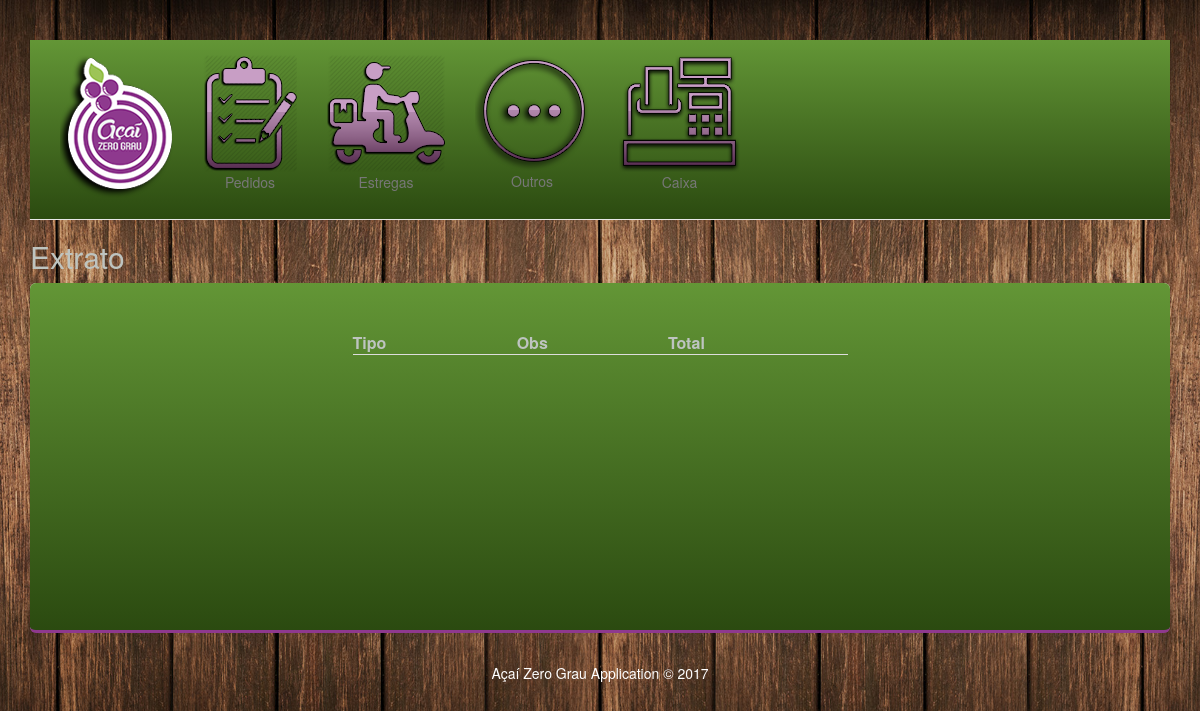
The app's page /caixa/extrato/, older data.
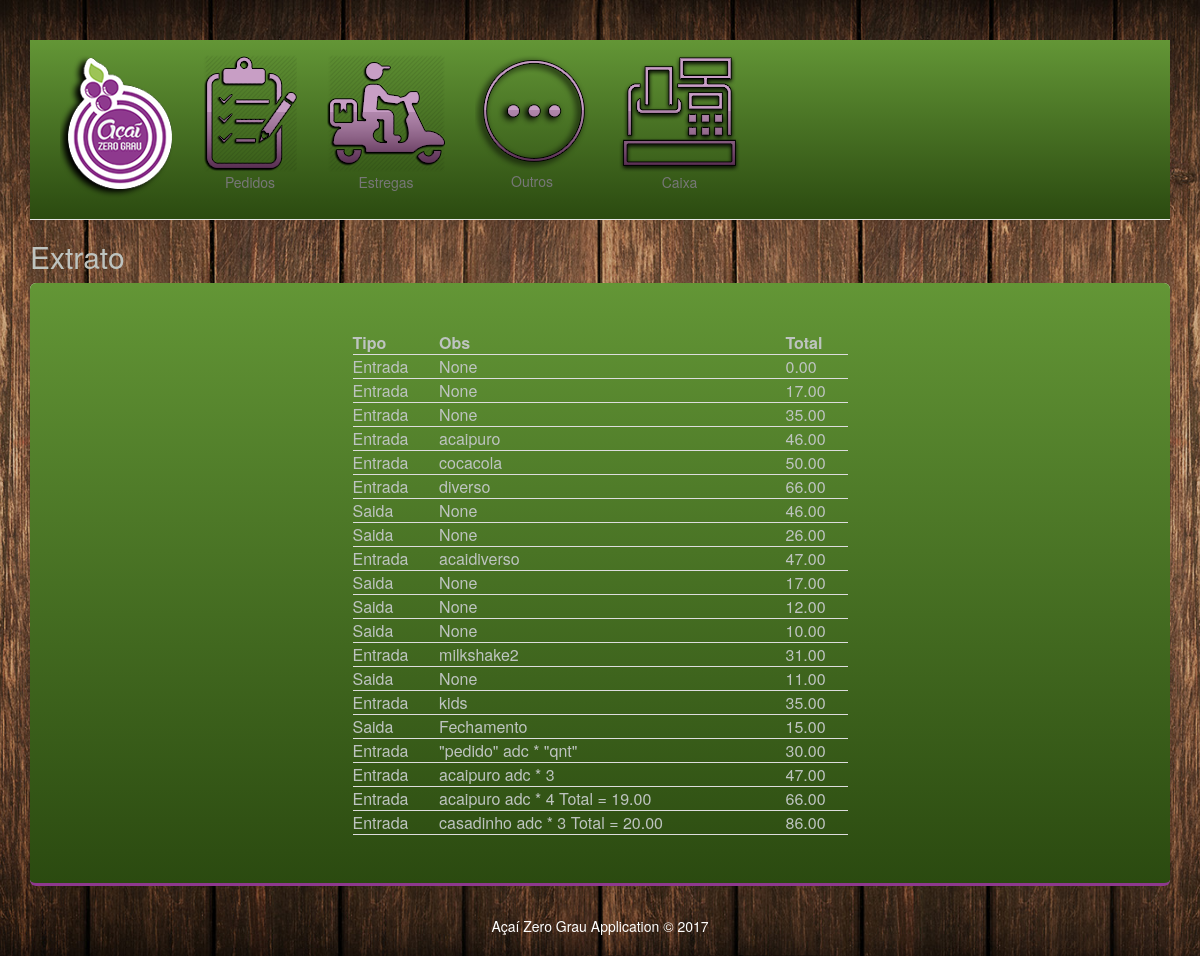
The same page, newer data.
### caixa/models.py (models this page shows, shortened)
class caixa(models.Model):
    tipo = models.CharField(max_length= 10, default="Entrada")
    obs = models.CharField(max_length= 200, null=True, blank=True)
    data = models.DateTimeField(default=datetime.datetime.now())
    total = models.DecimalField(max_digits=10, decimal_places=2)

### caixa/views.py (the view)
def extrato(request):
    hoje = datetime.date.today()
    caixas = caixa.objects.filter(data__contains=hoje)
    return render(request, 'extrato.html', {'title':'Extrato', 'caixas':caixas})

### caixa/templates/extrato.html
﻿{% extends 'base.html' %}
{% block body %}
<div class="row">
    <div class="col-md-6 col-md-offset-3">
        <table>
            <tr>
                <th>Tipo</th>
                <th>Obs</th>
                <th>Total</th>
            </tr>
            {% for caixa in caixas %}
            <tr>
                <td>{{caixa.tipo}}</td>
                <td>{{caixa.obs}}</td>
                <td>{{caixa.total}}</td>
            </tr>
            {% endfor %}
        </table>
    </div>
</div>
{% endblock %}

### home/templates/base.html (shortened to what this page needs)
﻿<!DOCTYPE html>
<html lang="pt">
  <head>
{%block head %}
{% load staticfiles %}
    <link rel="stylesheet" href="{% static '/app/content/cssacai1.css' %}" />
    <link rel="stylesheet" href="{% static '/app/content/bootstrap.min.css' %}" />
    <link rel="stylesheet" href="{% static 'app/content/ie10-viewport-bug-workaround.css' %}" />
    <link rel="stylesheet" href="{% static '/app/content/navbar.css' %}" />
</head>
<body>
    <div class="container">
        <nav class="mynavbar navbar-default navbar-static-top">
            <div class="container-fluid">
                <div class="navbar-header">
                    <a class="navbar-brand" href="/"><img src="../../static/app/img/logoacai2.png"/></a>
                </div>
                <div id="navbar" class="collapse navbar-collapse ">
                    <ul class="nav navbar-nav">
                        <li><a href="/pedidos"><img src="../../static/app/img/pedidosacai.png" /><center>Pedidos</center></a></li>
                        <li><a href="/entregas"><img src="../../static/app/img/entregasacai.png" /><center>Estregas</center></a></li>
                        <li><a href="/outros"><img src="../../static/app/img/outrosacai.png" /><center>Outros</center></a></li>
                        <li><a href="/caixa"><img src="../../static/app/img/caixaacai.png" /><center>Caixa</center></a></li>
                    </ul>
                </div>
            </div>
        </nav>
        <h2>{{title}}</h2>
        {% endblock %}
        <div class="myjumbotron jumbotron">
            {% block body %}
            {% endblock %}
        </div>
   </div>
        <footer>
            <center>Açaí Zero Grau Application &copy; 2017</center>
        </footer>
</body>
</html>

### app/static/app/content/cssacai1.css (style rules this page uses)
.mynavbar { background: #639636; background: -moz-linear-gradient(top, #639636 0%, #2b4a10 100%); background: -webkit-gradient(left top, left bottom, color-stop(0%, #639636), color-stop(100%, #2b4a10)); background: -webkit-linear-gradient(top, #639636 0%, #2b4a10 100%); background: -o-linear-gradient(top, #639636 0%, #2b4a10 100%); background: -ms-linear-gradient(top, #639636 0%, #2b4a10 100%); background: linear-gradient(to bottom, #639636 0%, #2b4a10 100%); filter: progid:DXImageTransform.Microsoft.gradient( startColorstr='#639636', endColorstr='#2b4a10', GradientType=0 ); min-height: 180px; border-bottom-style: solid; border-bottom-width: 3px; border-color: #8e398e; margin-bottom: 19px; color: #7b6d3e; }
.myjumbotron { background-color: #000000; background: #639636; background: -moz-linear-gradient(top, #639636 0%, #2b4a10 100%); background: -webkit-gradient(left top, left bottom, color-stop(0%, #639636), color-stop(100%, #2b4a10)); background: -webkit-linear-gradient(top, #639636 0%, #2b4a10 100%); background: -o-linear-gradient(top, #639636 0%, #2b4a10 100%); background: -ms-linear-gradient(top, #639636 0%, #2b4a10 100%); background: linear-gradient(to bottom, #639636 0%, #2b4a10 100%); filter: progid:DXImageTransform.Microsoft.gradient( startColorstr='#639636', endColorstr='#2b4a10', GradientType=0 ); min-height: 350px; border-bottom-style: solid; border-bottom-width: 3px; border-color: #8e398e; margin-bottom: 19px; color: #7b6d3e; }
table { border-collapse: collapse; width: 100%; }
th, td { padding: 8px; text-align: left; border-bottom: 1px solid #ddd; }

### app/static/app/content/navbar.css (style rules this page uses)
body { padding-top: 20px; padding-bottom: 20px; }

### home/templates/base.html (style rules this page uses)
body { background-image: url('../../static/app/img/fundoacai.jpg'); background-repeat: no-repeat; background-size:cover; background-position:center; background-color: #ffffff; color: #bec4c0; }
footer { color:#ffffff; }
a { color:#f776db; }

Row changes from the older to the newer data that the page shows:
added caixa: tipo "Entrada", obs "None", total "0.00"
added caixa: tipo "Entrada", obs "None", total "17.00"
added caixa: tipo "Entrada", obs "None", total "35.00"
added caixa: tipo "Entrada", obs "acaipuro", total "46.00"
added caixa: tipo "Entrada", obs "cocacola", total "50.00"
added caixa: tipo "Entrada", obs "diverso", total "66.00"
added caixa: tipo "Saida", obs "None", total "46.00"
added caixa: tipo "Saida", obs "None", total "26.00"
added caixa: tipo "Entrada", obs "acaidiverso", total "47.00"
added caixa: tipo "Saida", obs "None", total "17.00"
added caixa: tipo "Saida", obs "None", total "12.00"
added caixa: tipo "Saida", obs "None", total "10.00"
added caixa: tipo "Entrada", obs "milkshake2", total "31.00"
added caixa: tipo "Saida", obs "None", total "11.00"
added caixa: tipo "Entrada", obs "kids", total "35.00"
added caixa: tipo "Saida", obs "Fechamento", total "15.00"
added caixa: tipo "Entrada", obs "\"pedido\" adc * \"qnt\"", total "30.00"
added caixa: tipo "Entrada", obs "acaipuro adc * 3", total "47.00"
added caixa: tipo "Entrada", obs "acaipuro adc * 4 Total = 19.00", total "66.00"
added caixa: tipo "Entrada", obs "casadinho adc * 3 Total = 20.00", total "86.00"
